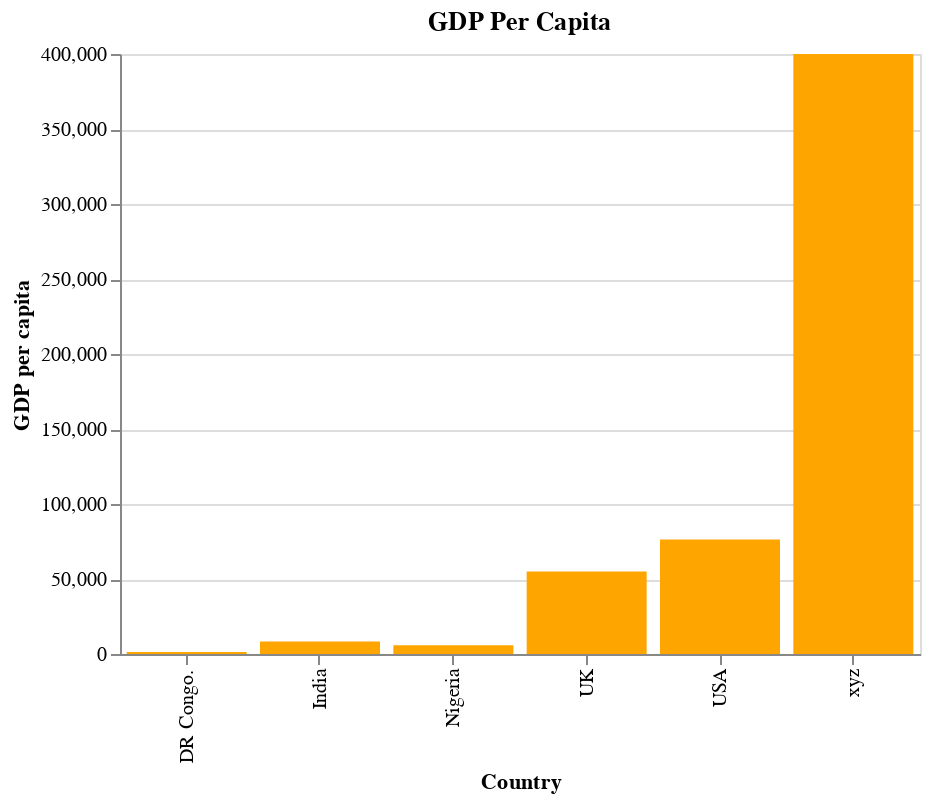

Vega-Lite specification stored for this chart:
### Vega-Lite specification from a JSON file in a GitHub repository (floating-point values rounded to 4 significant figures)
{"$schema": "https://vega.github.io/schema/vega-lite/v5.json", "title": {"text": "GDP Per Capita"}, "width": 400, "height": 300, "data": {"values": [{"Country": "xyz", "GDP per capita": 400000}, {"Country": "DR Congo.", "GDP per capita": 1337}, {"Country": "UK", "GDP per capita": 54929}, {"Country": "India", "GDP per capita": 8400}, {"Country": "Nigeria", "GDP per capita": 5862}, {"Country": "USA", "GDP per capita": 76329}]}, "mark": {"type": "bar", "color": "orange"}, "encoding": {"x": {"field": "Country"}, "y": {"field": "GDP per capita", "type": "quantitative"}}, "config": {}}
